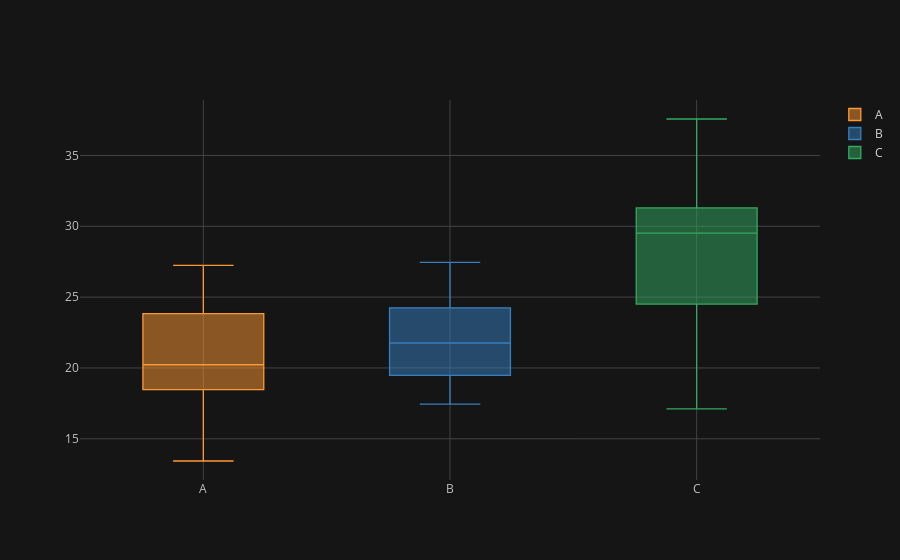

This figure's notebook cell:
### Code cell
df.iplot(kind = 'box')
# Box graph is used to find outliers
# Inter quataile range (IQR)= distance between Q1 & Q3
# Bottom line is min. Q1- 1.5 * IQR(inter quataile range)
# Top    line is max. Q3+ 1.5 * IQR
# box bottom line is Q1 percentile(25% pos of vlue).
# box top    line is Q3 percentile(75% pos of vlue).
# box middle line is Q2 percentile(median - 50% pos of vlue).
# any value falling outside of min or max is called oulier
